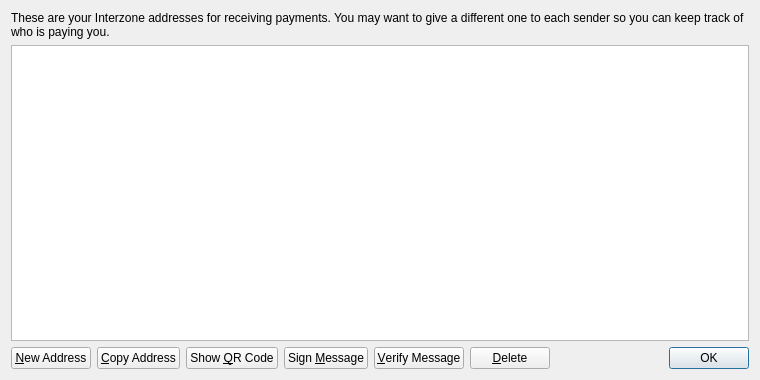
<?xml version="1.0" encoding="UTF-8"?>
<ui version="4.0">
 <class>AddressBookPage</class>
 <widget class="QWidget" name="AddressBookPage">
  <property name="geometry">
   <rect>
    <x>0</x>
    <y>0</y>
    <width>760</width>
    <height>380</height>
   </rect>
  </property>
  <property name="windowTitle">
   <string>Address Book</string>
  </property>
  <layout class="QVBoxLayout" name="verticalLayout">
   <item>
    <widget class="QLabel" name="labelExplanation">
     <property name="text">
      <string>These are your Interzone addresses for receiving payments. You may want to give a different one to each sender so you can keep track of who is paying you.</string>
     </property>
     <property name="textFormat">
      <enum>Qt::PlainText</enum>
     </property>
     <property name="wordWrap">
      <bool>true</bool>
     </property>
    </widget>
   </item>
   <item>
    <widget class="QTableView" name="tableView">
     <property name="contextMenuPolicy">
      <enum>Qt::CustomContextMenu</enum>
     </property>
     <property name="toolTip">
      <string>Double-click to edit address or label</string>
     </property>
     <property name="tabKeyNavigation">
      <bool>false</bool>
     </property>
     <property name="selectionMode">
      <enum>QAbstractItemView::SingleSelection</enum>
     </property>
     <property name="selectionBehavior">
      <enum>QAbstractItemView::SelectRows</enum>
     </property>
     <property name="sortingEnabled">
      <bool>true</bool>
     </property>
     <attribute name="verticalHeaderVisible">
      <bool>false</bool>
     </attribute>
    </widget>
   </item>
   <item>
    <layout class="QHBoxLayout" name="horizontalLayout">
     <item>
      <widget class="QPushButton" name="newAddressButton">
       <property name="toolTip">
        <string>Create a new address</string>
       </property>
       <property name="text">
        <string>&amp;New Address</string>
       </property>
      </widget>
     </item>
     <item>
      <widget class="QPushButton" name="copyToClipboard">
       <property name="toolTip">
        <string>Copy the currently selected address to the system clipboard</string>
       </property>
       <property name="text">
        <string>&amp;Copy Address</string>
       </property>
      </widget>
     </item>
     <item>
      <widget class="QPushButton" name="showQRCode">
       <property name="text">
        <string>Show &amp;QR Code</string>
       </property>
      </widget>
     </item>
     <item>
      <widget class="QPushButton" name="signMessage">
       <property name="toolTip">
        <string>Sign a message to prove you own a Interzone address</string>
       </property>
       <property name="text">
        <string>Sign &amp;Message</string>
       </property>
      </widget>
     </item>
     <item>
      <widget class="QPushButton" name="verifyMessage">
       <property name="toolTip">
        <string>Verify a message to ensure it was signed with a specified Interzone address</string>
       </property>
       <property name="text">
        <string>&amp;Verify Message</string>
       </property>
      </widget>
     </item>
     <item>
      <widget class="QPushButton" name="deleteButton">
       <property name="toolTip">
        <string>Delete the currently selected address from the list</string>
       </property>
       <property name="text">
        <string>&amp;Delete</string>
       </property>
      </widget>
     </item>
     <item>
      <spacer name="horizontalSpacer">
       <property name="orientation">
        <enum>Qt::Horizontal</enum>
       </property>
       <property name="sizeHint" stdset="0">
        <size>
         <width>40</width>
         <height>20</height>
        </size>
       </property>
      </spacer>
     </item>
     <item>
      <widget class="QDialogButtonBox" name="buttonBox">
       <property name="sizePolicy">
        <sizepolicy hsizetype="Maximum" vsizetype="Fixed">
         <horstretch>0</horstretch>
         <verstretch>0</verstretch>
        </sizepolicy>
       </property>
       <property name="standardButtons">
        <set>QDialogButtonBox::Ok</set>
       </property>
      </widget>
     </item>
    </layout>
   </item>
  </layout>
 </widget>
 <resources>
  <include location="../bitcoin.qrc"/>
 </resources>
 <connections/>
</ui>
